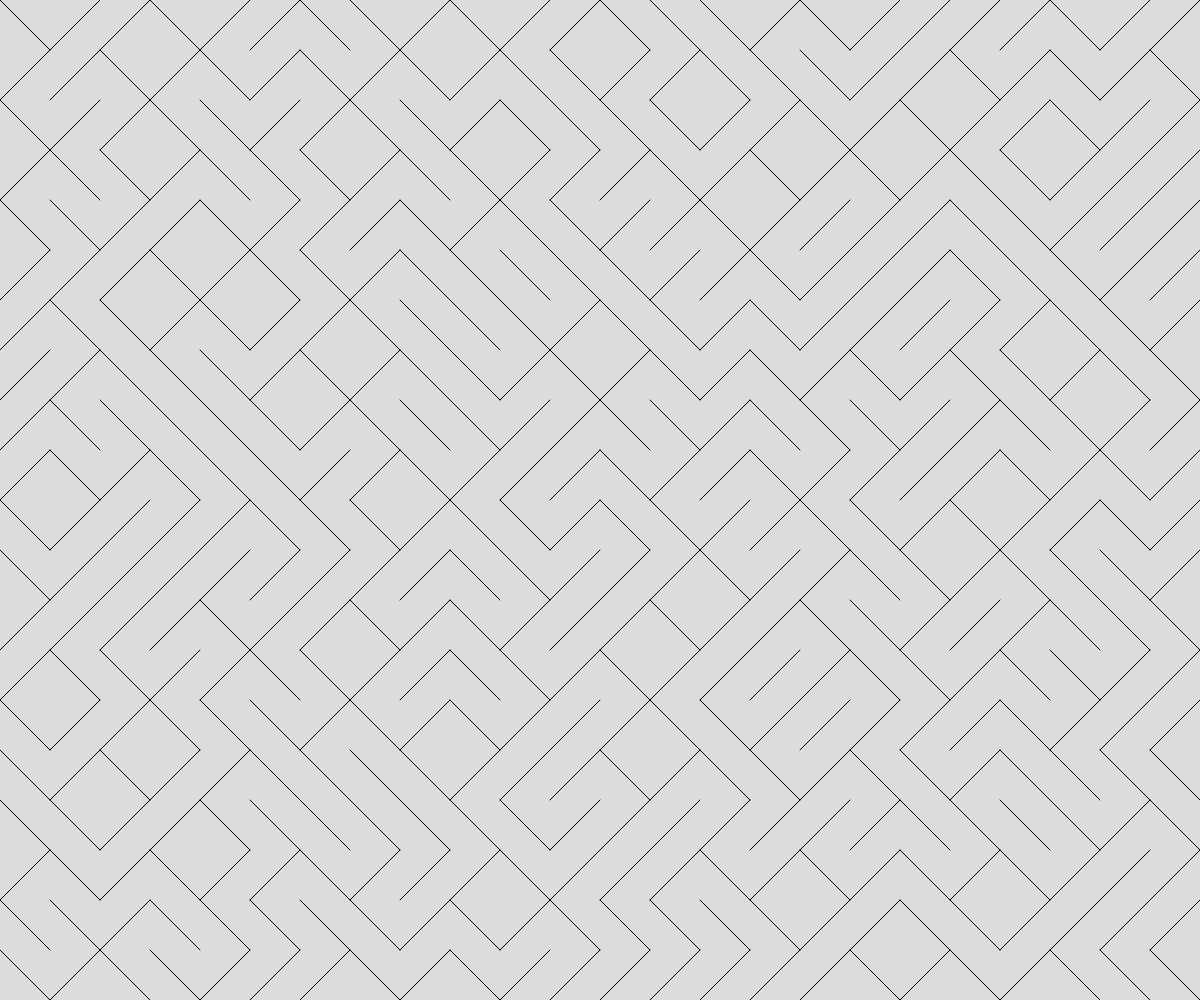
Frame 1 (no input)
Frame 60 (no input): identical to frame 1, image omitted
Frame 120 (the mouse pressed at the canvas centre since frame 60): identical to frame 1, image omitted

The p5.js sketch that drew this single still picture (run headless with seeded random() and noise() and a simulated clock; from frame 60 on, the mouse is pressed at the canvas centre):

// p5.js sketch
// ── sketch.js
// Generative Art Demo

let theTiles = [];
const THE_SIZE = 50;

function setup() {
  createCanvas(windowWidth, windowHeight);
  for (let x = THE_SIZE/2;  x < width; x+= THE_SIZE){
    for (let y = THE_SIZE/2; y < height; y += THE_SIZE){
      let someTile = spawnTile(x, y, THE_SIZE);
      theTiles.push(someTile);
    }
     
  }
  
}

function draw() {
  background(220);
  for (let tile of theTiles) {
    line(tile.x1, tile.y1, tile.x2, tile.y2);
  }
}

function spawnTile(x,y, tileSize){
  let choice = random(100);
  let tile;
  if (choice < 50){
    //poitive slope
    tile = {
      x1: x - tileSize/2,
      y1: y + tileSize/2,
      x2: x + tileSize/2,
      y2: y - tileSize/2,
    };
  }
  else{
    //negative slope
    tile = {
      x1: x - tileSize/2,
      y1: y -tileSize/2,
      x2: x + tileSize/2,
      y2: y + tileSize/2,
    };
  }
  return tile;
}
